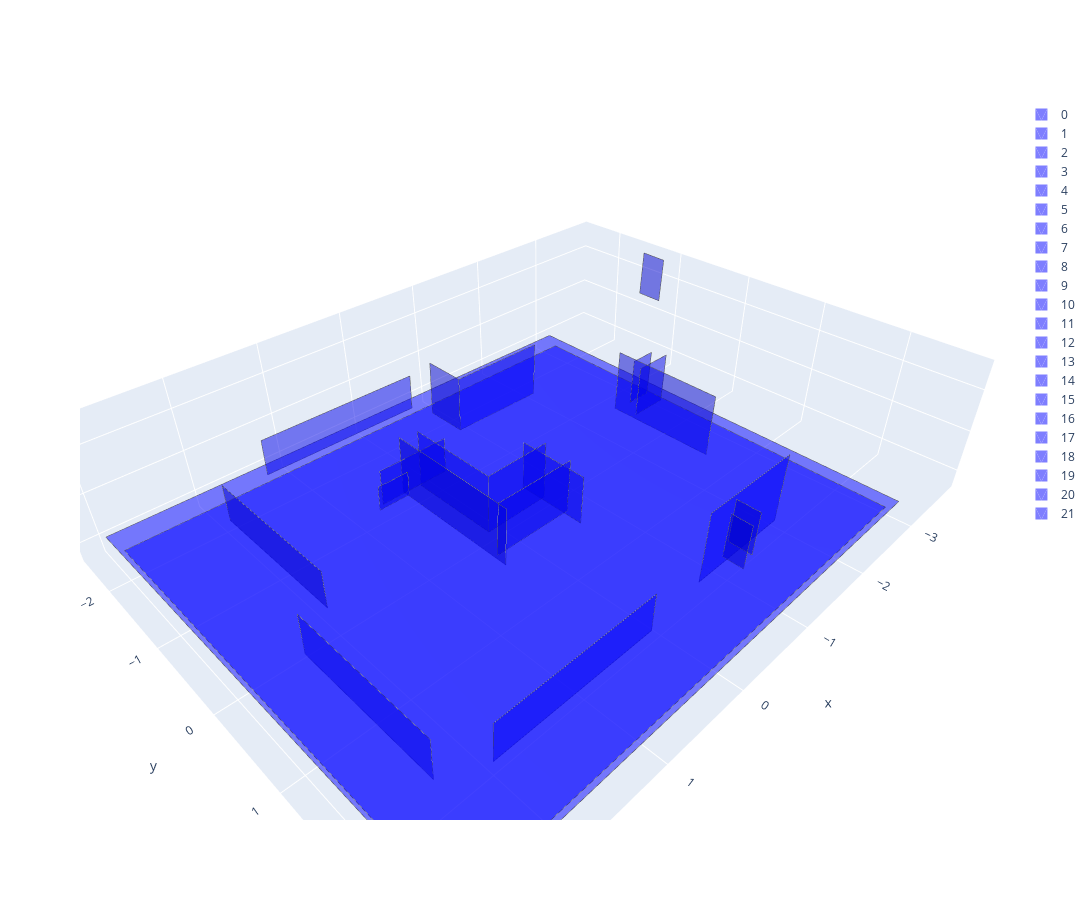

Here is the notebook cell this chart was saved with:
### Code cell
# Plot merge
fig = go.Figure(data=merged.plot_trace(colors=['blue']))
fig.update_layout(width=1500, height=900, scene=dict(aspectmode='data'))
fig.show()

### Figure 1 — Plotly figure (JSON) as saved in the notebook; plotly's stock layout.template omitted (floating-point values rounded to 4 significant figures)
{"data": [{"color": "blue", "i": [0, 0], "j": [1, 2], "k": [2, 3], "name": "0", "opacity": 0.5, "showlegend": true, "type": "mesh3d", "x": [-3.098, 3.0, 2.942, -3.156], "y": [-2.436, -2.364, 2.701, 2.629], "z": [0.003571, 0.09912, -0.01699, -0.1125]}, {"line": {"color": "rgb(70,70,70)", "width": 1}, "mode": "lines", "showlegend": false, "type": "scatter3d", "x": [-3.098, 3.0, 2.942, -3.156, -3.098], "y": [-2.436, -2.364, 2.701, 2.629, -2.436], "z": [0.003571, 0.09912, -0.01699, -0.1125, 0.003571]}, {"color": "blue", "i": [0, 0], "j": [1, 2], "k": [2, 3], "name": "1", "opacity": 0.5, "showlegend": true, "type": "mesh3d", "x": [0.1009, 1.984, 1.977, 0.09381], "y": [1.965, 1.987, 1.997, 1.975], "z": [-0.107, -0.0775, 0.3641, 0.3346]}, {"line": {"color": "rgb(70,70,70)", "width": 1}, "mode": "lines", "showlegend": false, "type": "scatter3d", "x": [0.1009, 1.984, 1.977, 0.09381, 0.1009], "y": [1.965, 1.987, 1.997, 1.975, 1.965], "z": [-0.107, -0.0775, 0.3641, 0.3346, -0.107]}, {"color": "blue", "i": [0, 0], "j": [1, 2], "k": [2, 3], "name": "2", "opacity": 0.5, "showlegend": true, "type": "mesh3d", "x": [-2.042, -0.7308, -0.744, -2.055], "y": [1.848, 1.863, 1.882, 1.867], "z": [-0.1733, -0.1528, 0.6733, 0.6528]}, {"line": {"color": "rgb(70,70,70)", "width": 1}, "mode": "lines", "showlegend": false, "type": "scatter3d", "x": [-2.042, -0.7308, -0.744, -2.055, -2.042], "y": [1.848, 1.863, 1.882, 1.867, 1.848], "z": [-0.1733, -0.1528, 0.6733, 0.6528, -0.1733]}, {"color": "blue", "i": [0, 0], "j": [1, 2], "k": [2, 3], "name": "3", "opacity": 0.5, "showlegend": true, "type": "mesh3d", "x": [-2.367, -2.383, -2.395, -2.379], "y": [-0.6091, 0.7239, 0.741, -0.592], "z": [-0.04262, -0.07318, 0.6796, 0.7101]}, {"line": {"color": "rgb(70,70,70)", "width": 1}, "mode": "lines", "showlegend": false, "type": "scatter3d", "x": [-2.367, -2.383, -2.395, -2.379, -2.367], "y": [-0.6091, 0.7239, 0.741, -0.592, -0.6091], "z": [-0.04262, -0.07318, 0.6796, 0.7101, -0.04262]}, {"color": "blue", "i": [0, 0], "j": [1, 2], "k": [2, 3], "name": "4", "opacity": 0.5, "showlegend": true, "type": "mesh3d", "x": [-0.685, -1.873, -1.883, -0.6957], "y": [-1.49, -1.504, -1.489, -1.475], "z": [0.01534, -0.003265, 0.6645, 0.6831]}, {"line": {"color": "rgb(70,70,70)", "width": 1}, "mode": "lines", "showlegend": false, "type": "scatter3d", "x": [-0.685, -1.873, -1.883, -0.6957, -0.685], "y": [-1.49, -1.504, -1.489, -1.475, -1.49], "z": [0.01534, -0.003265, 0.6645, 0.6831, 0.01534]}, {"color": "blue", "i": [0, 0], "j": [1, 2], "k": [2, 3], "name": "5", "opacity": 0.5, "showlegend": true, "type": "mesh3d", "x": [-0.4668, -0.4575, -0.4665, -0.4758], "y": [0.5928, -0.222, -0.2091, 0.6056], "z": [-0.02513, -0.006454, 0.5584, 0.5397]}, {"line": {"color": "rgb(70,70,70)", "width": 1}, "mode": "lines", "showlegend": false, "type": "scatter3d", "x": [-0.4668, -0.4575, -0.4665, -0.4758, -0.4668], "y": [0.5928, -0.222, -0.2091, 0.6056, 0.5928], "z": [-0.02513, -0.006454, 0.5584, 0.5397, -0.02513]}, {"color": "blue", "i": [0, 0], "j": [1, 2], "k": [2, 3], "name": "6", "opacity": 0.5, "showlegend": true, "type": "mesh3d", "x": [1.341, -0.6059, -0.6129, 1.334], "y": [-2.261, -2.284, -2.274, -2.251], "z": [0.02885, -0.001651, 0.4365, 0.467]}, {"line": {"color": "rgb(70,70,70)", "width": 1}, "mode": "lines", "showlegend": false, "type": "scatter3d", "x": [1.341, -0.6059, -0.6129, 1.334, 1.341], "y": [-2.261, -2.284, -2.274, -2.251, -2.261], "z": [0.02885, -0.001651, 0.4365, 0.467, 0.02885]}, {"color": "blue", "i": [0, 0], "j": [1, 2], "k": [2, 3], "name": "7", "opacity": 0.5, "showlegend": true, "type": "mesh3d", "x": [0.2829, 0.2948, 0.284, 0.2721], "y": [0.06271, -0.9775, -0.9621, 0.0781], "z": [-0.009128, 0.01472, 0.6914, 0.6676]}, {"line": {"color": "rgb(70,70,70)", "width": 1}, "mode": "lines", "showlegend": false, "type": "scatter3d", "x": [0.2829, 0.2948, 0.284, 0.2721, 0.2829], "y": [0.06271, -0.9775, -0.9621, 0.0781, 0.06271], "z": [-0.009128, 0.01472, 0.6914, 0.6676, -0.009128]}, {"color": "blue", "i": [0, 0], "j": [1, 2], "k": [2, 3], "name": "8", "opacity": 0.5, "showlegend": true, "type": "mesh3d", "x": [2.397, 2.414, 2.41, 2.393], "y": [1.793, 0.1314, 0.1444, 1.806], "z": [-0.07478, -0.02887, 0.4416, 0.3957]}, {"line": {"color": "rgb(70,70,70)", "width": 1}, "mode": "lines", "showlegend": false, "type": "scatter3d", "x": [2.397, 2.414, 2.41, 2.393, 2.397], "y": [1.793, 0.1314, 0.1444, 1.806, 1.793], "z": [-0.07478, -0.02887, 0.4416, 0.3957, -0.07478]}, {"color": "blue", "i": [0, 0], "j": [1, 2], "k": [2, 3], "name": "9", "opacity": 0.5, "showlegend": true, "type": "mesh3d", "x": [2.992, 2.948, -2.756, -2.713], "y": [-1.894, 2.701, 2.646, -1.95], "z": [0.2164, 0.09344, 0.0465, 0.1695]}, {"line": {"color": "rgb(70,70,70)", "width": 1}, "mode": "lines", "showlegend": false, "type": "scatter3d", "x": [2.992, 2.948, -2.756, -2.713, 2.992], "y": [-1.894, 2.701, 2.646, -1.95, -1.894], "z": [0.2164, 0.09344, 0.0465, 0.1695, 0.2164]}, {"color": "blue", "i": [0, 0], "j": [1, 2], "k": [2, 3], "name": "10", "opacity": 0.5, "showlegend": true, "type": "mesh3d", "x": [0.4847, -0.4762, -0.487, 0.474], "y": [0.4099, 0.3959, 0.4165, 0.4305], "z": [0.03155, 0.01548, 0.6405, 0.6566]}, {"line": {"color": "rgb(70,70,70)", "width": 1}, "mode": "lines", "showlegend": false, "type": "scatter3d", "x": [0.4847, -0.4762, -0.487, 0.474, 0.4847], "y": [0.4099, 0.3959, 0.4165, 0.4305, 0.4099], "z": [0.03155, 0.01548, 0.6405, 0.6566, 0.03155]}, {"color": "blue", "i": [0, 0], "j": [1, 2], "k": [2, 3], "name": "11", "opacity": 0.5, "showlegend": true, "type": "mesh3d", "x": [1.995, 2.01, 2.006, 1.991], "y": [-0.1587, -1.821, -1.81, -0.1481], "z": [0.005599, 0.0466, 0.4802, 0.4392]}, {"line": {"color": "rgb(70,70,70)", "width": 1}, "mode": "lines", "showlegend": false, "type": "scatter3d", "x": [1.995, 2.01, 2.006, 1.991, 1.995], "y": [-0.1587, -1.821, -1.81, -0.1481, -0.1587], "z": [0.005599, 0.0466, 0.4802, 0.4392, 0.005599]}, {"color": "blue", "i": [0, 0], "j": [1, 2], "k": [2, 3], "name": "12", "opacity": 0.5, "showlegend": true, "type": "mesh3d", "x": [0.4959, 0.4799, 0.4738, 0.4897], "y": [-1.016, 0.5158, 0.5363, -0.9952], "z": [0.0197, -0.02643, 0.6552, 0.7013]}, {"line": {"color": "rgb(70,70,70)", "width": 1}, "mode": "lines", "showlegend": false, "type": "scatter3d", "x": [0.4959, 0.4799, 0.4738, 0.4897, 0.4959], "y": [-1.016, 0.5158, 0.5363, -0.9952, -1.016], "z": [0.0197, -0.02643, 0.6552, 0.7013, 0.0197]}, {"color": "blue", "i": [0, 0], "j": [1, 2], "k": [2, 3], "name": "13", "opacity": 0.5, "showlegend": true, "type": "mesh3d", "x": [-0.6804, -0.685, -0.6957, -0.6911], "y": [-1.987, -1.49, -1.475, -1.972], "z": [0.02673, 0.01534, 0.6831, 0.6945]}, {"line": {"color": "rgb(70,70,70)", "width": 1}, "mode": "lines", "showlegend": false, "type": "scatter3d", "x": [-0.6804, -0.685, -0.6957, -0.6911, -0.6804], "y": [-1.987, -1.49, -1.475, -1.972, -1.987], "z": [0.02673, 0.01534, 0.6831, 0.6945, 0.02673]}, {"color": "blue", "i": [0, 0], "j": [1, 2], "k": [2, 3], "name": "14", "opacity": 0.5, "showlegend": true, "type": "mesh3d", "x": [-0.02033, 0.7999, 0.7962, -0.02401], "y": [-0.9538, -0.946, -0.9357, -0.9435], "z": [0.05337, 0.06044, 0.4747, 0.4676]}, {"line": {"color": "rgb(70,70,70)", "width": 1}, "mode": "lines", "showlegend": false, "type": "scatter3d", "x": [-0.02033, 0.7999, 0.7962, -0.02401, -0.02033], "y": [-0.9538, -0.946, -0.9357, -0.9435, -0.9538], "z": [0.05337, 0.06044, 0.4747, 0.4676, 0.05337]}, {"color": "blue", "i": [0, 0], "j": [1, 2], "k": [2, 3], "name": "15", "opacity": 0.5, "showlegend": true, "type": "mesh3d", "x": [-0.5067, 0.2829, 0.2721, -0.5175], "y": [0.03748, 0.06271, 0.0781, 0.05286], "z": [-0.02114, -0.009128, 0.6676, 0.6556]}, {"line": {"color": "rgb(70,70,70)", "width": 1}, "mode": "lines", "showlegend": false, "type": "scatter3d", "x": [-0.5067, 0.2829, 0.2721, -0.5175, -0.5067], "y": [0.03748, 0.06271, 0.0781, 0.05286, 0.03748], "z": [-0.02114, -0.009128, 0.6676, 0.6556, -0.02114]}, {"color": "blue", "i": [0, 0], "j": [1, 2], "k": [2, 3], "name": "16", "opacity": 0.5, "showlegend": true, "type": "mesh3d", "x": [-2.7, -2.386, -2.391, -2.704], "y": [-0.4043, -0.401, -0.3846, -0.3879], "z": [0.1191, 0.1218, 0.6716, 0.6689]}, {"line": {"color": "rgb(70,70,70)", "width": 1}, "mode": "lines", "showlegend": false, "type": "scatter3d", "x": [-2.7, -2.386, -2.391, -2.704, -2.7], "y": [-0.4043, -0.401, -0.3846, -0.3879, -0.4043], "z": [0.1191, 0.1218, 0.6716, 0.6689, 0.1191]}, {"color": "blue", "i": [0, 0], "j": [1, 2], "k": [2, 3], "name": "17", "opacity": 0.5, "showlegend": true, "type": "mesh3d", "x": [-2.848, -2.374, -2.381, -2.854], "y": [-0.2984, -0.2938, -0.2795, -0.2841], "z": [-0.001332, 0.003466, 0.621, 0.6162]}, {"line": {"color": "rgb(70,70,70)", "width": 1}, "mode": "lines", "showlegend": false, "type": "scatter3d", "x": [-2.848, -2.374, -2.381, -2.854, -2.848], "y": [-0.2984, -0.2938, -0.2795, -0.2841, -0.2984], "z": [-0.001332, 0.003466, 0.621, 0.6162, -0.001332]}, {"color": "blue", "i": [0, 0], "j": [1, 2], "k": [2, 3], "name": "18", "opacity": 0.5, "showlegend": true, "type": "mesh3d", "x": [-1.142, -1.144, -1.149, -1.146], "y": [1.867, 2.133, 2.146, 1.881], "z": [0.1008, 0.09387, 0.6021, 0.609]}, {"line": {"color": "rgb(70,70,70)", "width": 1}, "mode": "lines", "showlegend": false, "type": "scatter3d", "x": [-1.142, -1.144, -1.149, -1.146, -1.142], "y": [1.867, 2.133, 2.146, 1.881, 1.867], "z": [0.1008, 0.09387, 0.6021, 0.609, 0.1008]}, {"color": "blue", "i": [0, 0], "j": [1, 2], "k": [2, 3], "name": "19", "opacity": 0.5, "showlegend": true, "type": "mesh3d", "x": [-1.01, -1.013, -1.02, -1.017], "y": [1.909, 2.142, 2.159, 1.927], "z": [0.01694, 0.009091, 0.5306, 0.5385]}, {"line": {"color": "rgb(70,70,70)", "width": 1}, "mode": "lines", "showlegend": false, "type": "scatter3d", "x": [-1.01, -1.013, -1.02, -1.017, -1.01], "y": [1.909, 2.142, 2.159, 1.927, 1.909], "z": [0.01694, 0.009091, 0.5306, 0.5385, 0.01694]}, {"color": "blue", "i": [0, 0], "j": [1, 2], "k": [2, 3], "name": "20", "opacity": 0.5, "showlegend": true, "type": "mesh3d", "x": [0.8961, 0.5294, 0.5238, 0.8904], "y": [-0.8637, -0.8693, -0.8604, -0.8548], "z": [0.08619, 0.07912, 0.366, 0.3731]}, {"line": {"color": "rgb(70,70,70)", "width": 1}, "mode": "lines", "showlegend": false, "type": "scatter3d", "x": [0.8961, 0.5294, 0.5238, 0.8904, 0.8961], "y": [-0.8637, -0.8693, -0.8604, -0.8548, -0.8637], "z": [0.08619, 0.07912, 0.366, 0.3731, 0.08619]}, {"color": "blue", "i": [0, 0], "j": [1, 2], "k": [2, 3], "name": "21", "opacity": 0.5, "showlegend": true, "type": "mesh3d", "x": [-3.734, -3.739, -3.75, -3.746], "y": [-1.427, -1.116, -1.101, -1.412], "z": [0.7494, 0.7407, 1.285, 1.294]}, {"line": {"color": "rgb(70,70,70)", "width": 1}, "mode": "lines", "showlegend": false, "type": "scatter3d", "x": [-3.734, -3.739, -3.75, -3.746, -3.734], "y": [-1.427, -1.116, -1.101, -1.412, -1.427], "z": [0.7494, 0.7407, 1.285, 1.294, 0.7494]}], "layout": {"height": 900, "scene": {"aspectmode": "data"}, "width": 1500}}
